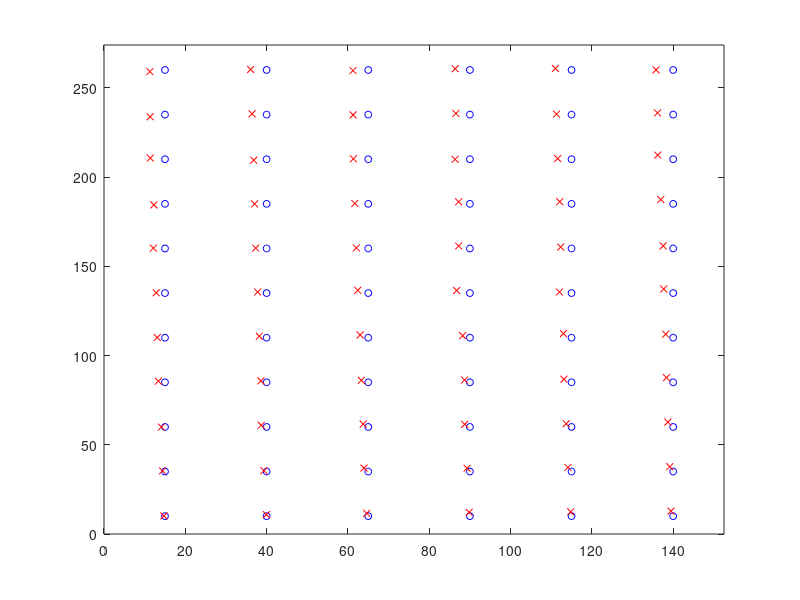

This chart was generated by the following MATLAB code: (Note: this script raises an error after producing the figure.)
%{
xx = [30 ,60, 90, 120, 150];
y1 = [5];
y2 = [30];
y3 = [55];
y4 = [80];
y5 = [105];
y6 = [130];
y7 = [155];
y8 = [180];
y9 = [205];
y10 = [230];
y11 = [255];
%}

data = csvread('experiment20200217.csv', 1, 0);
x = data(:, 1);
y = data(:, 2);

xhat = data(:, 4);
yhat = data(:, 5);

figure(1)
%{
plot(x, y1, 'o', 'color', 'blue')
hold on
plot(x, y2, 'o', 'color', 'blue')
plot(x, y3, 'o', 'color', 'blue')
plot(x, y4, 'o', 'color', 'blue')
plot(x, y5, 'o', 'color', 'blue')
plot(x, y6, 'o', 'color', 'blue')
plot(x, y7, 'o', 'color', 'blue')
plot(x, y8, 'o', 'color', 'blue')
plot(x, y9, 'o', 'color', 'blue')
plot(x, y10, 'o', 'color', 'blue')
plot(x, y11, 'o', 'color', 'blue')
%}
plot(x, y, 'o', 'color', 'blue', 'MarkerSize', 5)
hold on
%axis([0 152.5 0 274])
xlim([0 152.5]);
ylim([0 274]);
plot(xhat, yhat, 'x', 'color', 'red', 'MarkerSize', 5)
yline(137);
legend('Manual measurent', 'Visual measurement', 'Net')
daspect([1 1 1])
xlabel('X','fontsize',14,'fontname','Times New Roman')
ylabel('Y','fontsize',14,'fontname','Times New Roman')
title('Coordinate in XY plane','fontsize',14,'fontname','Times New Roman')
%set(gcf,'position',[0,0,3*152.5,3*274])
%set(gca,'Color','blue')